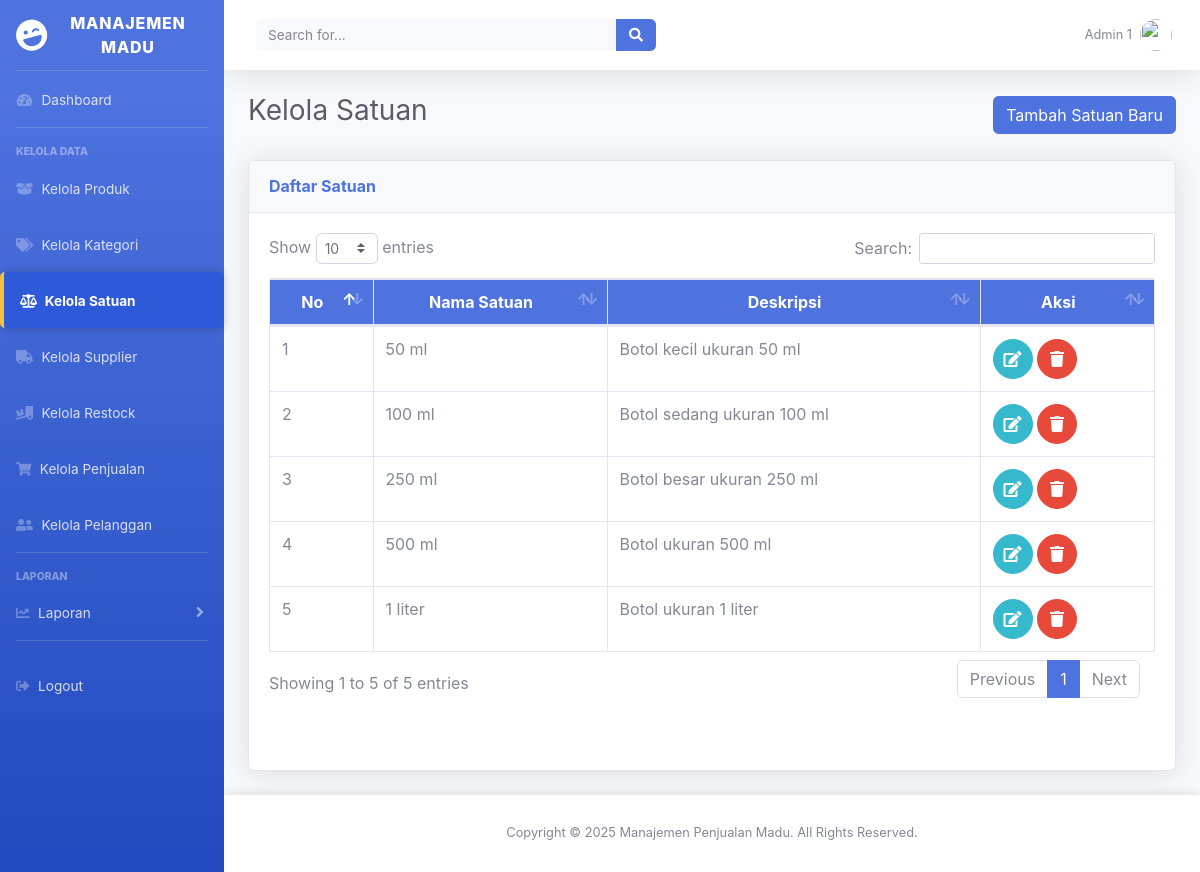
The page /views/admin/satuan.php?error=invalid_request (signed in) on the database its author committed.
### tables this page shows
CREATE TABLE IF NOT EXISTS `pengguna` (
  `id_pengguna` int NOT NULL AUTO_INCREMENT,
  `username` varchar(50) NOT NULL,
  `password` varchar(255) NOT NULL,
  `nama_lengkap` varchar(100) DEFAULT NULL,
  `email` varchar(100) DEFAULT NULL,
  `kontak` varchar(20) DEFAULT NULL,
  `role` enum('admin','karyawan') NOT NULL,
  PRIMARY KEY (`id_pengguna`),
  UNIQUE KEY `username` (`username`),
  UNIQUE KEY `email` (`email`)
);

CREATE TABLE IF NOT EXISTS `satuan` (
  `id_satuan` int NOT NULL AUTO_INCREMENT,
  `nama_satuan` varchar(50) NOT NULL,
  `deskripsi` text,
  `created_at` timestamp NULL DEFAULT CURRENT_TIMESTAMP,
  `updated_at` timestamp NULL DEFAULT CURRENT_TIMESTAMP ON UPDATE CURRENT_TIMESTAMP,
  PRIMARY KEY (`id_satuan`)
);

### models/UserModel.php (called while the page is built, shortened)
<?php
class UserModel {
    private $db;
    public function __construct($db) {
        $this->db = $db;
    }
    public function getUserById($id) {
        $query = "SELECT * FROM pengguna WHERE id_pengguna = :id";
        $stmt = $this->db->prepare($query);
        $stmt->bindParam(':id', $id, PDO::PARAM_INT);
        $stmt->execute();
        return $stmt->fetch(PDO::FETCH_ASSOC);
    }
}
?>

### controllers/SatuanController.php (called while the page is built, shortened)
<?php
require_once __DIR__ . '/../models/SatuanModel.php';
class SatuanController
{
    private $satuanModel;
    public function __construct()
    {
        $db = (new Database())->getConnection();
        $this->satuanModel = new SatuanModel($db);
    }
    public function index()
    {
        return $this->satuanModel->getAllSatuan();
    }
}

### models/SatuanModel.php (called while the page is built, shortened)
<?php
class SatuanModel
{
    private $db;
    public function __construct($db)
    {
        $this->db = $db;
    }
    public function getAllSatuan()
    {
        $query = "SELECT * FROM satuan ORDER BY id_satuan ASC";
        $stmt = $this->db->prepare($query);
        $stmt->execute();
        return $stmt->fetchAll(PDO::FETCH_ASSOC);
    }
}

### views/admin/satuan.php (the view, shortened to what this page needs)
<?php
require_once '../../controllers/SatuanController.php';
require_once '../../models/UserModel.php';
$database = new Database();
$db = $database->getConnection();
$userModel = new UserModel($db);
$user = $userModel->getUserById($_SESSION['user_id']);
$satuanController = new SatuanController($db);
$satuanList = $satuanController->index();
?>
<div id="wrapper">
    <?php
    include '../layouts/sidebar.php';
    ?>
    <div id="content-wrapper" class="d-flex flex-column">
        <div id="content">
            <?php include '../layouts/header.php'; ?>
            <div class="container-fluid">
                <div class="d-flex justify-content-between align-items-center mb-4">
                    <h1 class="h3 text-gray-800">Kelola Satuan</h1>
                    <a href="add_satuan.php" class="btn btn-primary">Tambah Satuan Baru</a>
                </div>
                <div class="card shadow mb-4">
                    <div class="card-header py-3">
                        <h6 class="m-0 font-weight-bold text-primary">Daftar Satuan</h6>
                    </div>
                    <div class="card-body">
                        <div class="table-responsive">
                            <table class="table table-bordered" id="dataTable" width="100%" cellspacing="0">
                                <thead>
                                    <tr>
                                        <th>No</th>
                                        <th>Nama Satuan</th>
                                        <th>Deskripsi</th>
                                        <th>Aksi</th>
                                    </tr>
                                </thead>
                                <tbody>
                                    <?php if (!empty($satuanList)): ?>
                                        <?php $no = 1; ?>
                                        <?php foreach ($satuanList as $satuan): ?>
                                            <tr>
                                                <td><?= $no++; ?></td>
                                                <td><?= htmlspecialchars($satuan['nama_satuan']); ?></td>
                                                <td><?= htmlspecialchars($satuan['deskripsi']); ?></td>
                                                <td>
                                                    <a href="edit_satuan.php?id=<?= $satuan['id_satuan']; ?>" class="btn btn-info btn-circle">
                                                        <i class="fas fa-edit"></i>
                                                    </a>
                                                    <button class="btn btn-danger btn-circle" onclick="confirmDelete(<?= $satuan['id_satuan']; ?>)">
                                                        <i class="fas fa-trash"></i>
                                                    </button>
                                                </td>
                                            </tr>
                                        <?php endforeach; ?>
                                    <?php else: ?>
                                        <tr>
                                            <td colspan="4" class="text-center">Tidak ada data satuan.</td>
                                        </tr>
                                    <?php endif; ?>
                                </tbody>
                            </table>
                        </div>
                    </div>
                </div>
            </div>
        </div>
        <?php include '../layouts/footer.php'; ?>
    </div>
</div>

### views/layouts/header.php (shortened to what this page needs)
<!DOCTYPE html>
<html lang="en">
<head>
    <link rel="stylesheet" href="../../assets/css/custom.css">
    <link rel="stylesheet" href="../../assets/vendor/datatables/dataTables.bootstrap4.min.css">
    <link rel="stylesheet" href="../../assets/css/sb-admin-2.min.css">
    <link rel="stylesheet" href="../../assets/vendor/fontawesome-free/css/all.min.css">
</head>
<body>
    <nav class="navbar navbar-expand navbar-light bg-white topbar mb-4 static-top shadow">
        <form class="d-none d-sm-inline-block form-inline mr-auto ml-md-3 my-2 my-md-0 mw-100 navbar-search">
            <div class="input-group">
                <input type="text" class="form-control bg-light border-0 small" placeholder="Search for..."
                    aria-label="Search" aria-describedby="basic-addon2">
                <div class="input-group-append">
                    <button class="btn btn-primary" type="button">
                        <i class="fas fa-search fa-sm"></i>
                    </button>
                </div>
            </div>
        </form>
        <ul class="navbar-nav ml-auto">
            <li class="nav-item dropdown no-arrow">
                <a class="nav-link dropdown-toggle" href="#" id="userDropdown" role="button" data-toggle="dropdown" aria-haspopup="true" aria-expanded="false">
                    <span class="mr-2 d-none d-lg-inline text-gray-600 small">
                        <?= isset($user['nama_lengkap']) ? $user['nama_lengkap'] : 'Guest'; ?>
                    </span>
                    <img class="img-profile rounded-circle" src="../../assets/images/default-profile.png">
                </a>
            </li>
        </ul>
    </nav>

### assets/css/custom.css (style rules this page uses)
.btn { border-radius: 5px; }
table thead th { background-color: #4e73df; color: white; text-align: center; }
html, body { height: 100%; }
#content-wrapper { display: flex; flex-direction: column; min-height: 100vh; }
.container-fluid { flex: 1; }
.table-responsive { overflow-x: auto; min-height: 300px; }
.card { transition: all 0.3s ease-in-out; }
.btn-info { background-color: #17a2b8; border-color: #17a2b8; }
.btn-danger { background-color: #dc3545; border-color: #dc3545; }

### rows shown on the page
pengguna: nama_lengkap "Admin 1"
satuan: nama_satuan "50 ml", deskripsi "Botol kecil ukuran 50 ml"
satuan: nama_satuan "100 ml", deskripsi "Botol sedang ukuran 100 ml"
satuan: nama_satuan "250 ml", deskripsi "Botol besar ukuran 250 ml"
satuan: nama_satuan "500 ml", deskripsi "Botol ukuran 500 ml"
satuan: nama_satuan "1 liter", deskripsi "Botol ukuran 1 liter"
